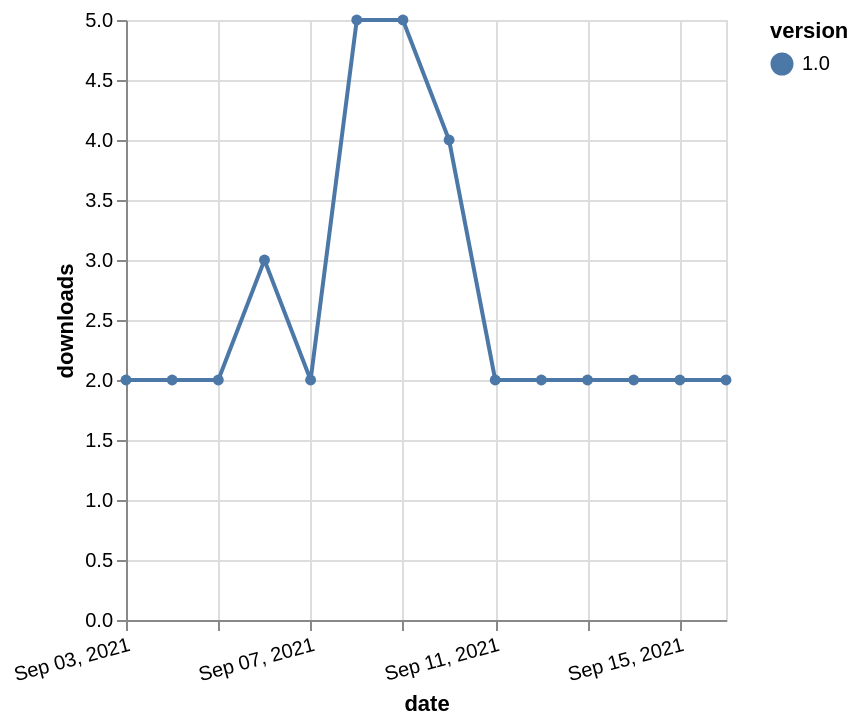

Source (Vega-Lite JSON):
### Vega-Lite specification from a JSON file in a GitHub repository (floating-point values rounded to 4 significant figures)
{"$schema": "https://vega.github.io/schema/vega-lite/v5.json", "description": "A simple bar chart with embedded data.", "data": {"values": [{"date": "2021-09-03", "total": 3749, "delta": 2, "version": "1.0"}, {"date": "2021-09-04", "total": 3751, "delta": 2, "version": "1.0"}, {"date": "2021-09-05", "total": 3753, "delta": 2, "version": "1.0"}, {"date": "2021-09-06", "total": 3756, "delta": 3, "version": "1.0"}, {"date": "2021-09-07", "total": 3758, "delta": 2, "version": "1.0"}, {"date": "2021-09-08", "total": 3763, "delta": 5, "version": "1.0"}, {"date": "2021-09-09", "total": 3768, "delta": 5, "version": "1.0"}, {"date": "2021-09-10", "total": 3772, "delta": 4, "version": "1.0"}, {"date": "2021-09-11", "total": 3774, "delta": 2, "version": "1.0"}, {"date": "2021-09-12", "total": 3776, "delta": 2, "version": "1.0"}, {"date": "2021-09-13", "total": 3778, "delta": 2, "version": "1.0"}, {"date": "2021-09-14", "total": 3780, "delta": 2, "version": "1.0"}, {"date": "2021-09-15", "total": 3782, "delta": 2, "version": "1.0"}, {"date": "2021-09-16", "total": 3784, "delta": 2, "version": "1.0"}]}, "width": "container", "mark": {"type": "line", "point": {"filled": true}}, "encoding": {"x": {"field": "date", "type": "temporal", "timeUnit": "yearmonthdate", "title": "date", "axis": {"labelAngle": -15}}, "y": {"field": "delta", "type": "quantitative", "title": "downloads"}, "color": {"field": "version", "type": "nominal"}, "tooltip": {"field": "delta"}}}
